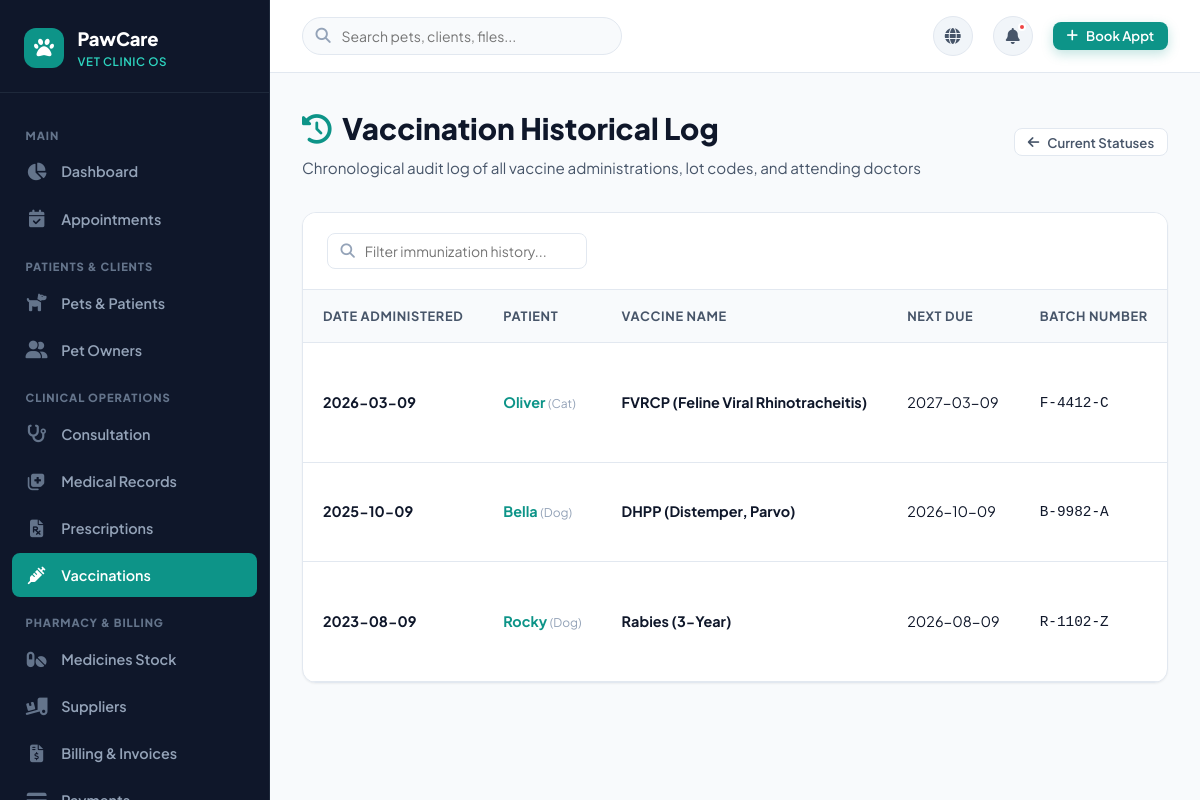
The page /vaccinations/history (signed in) on the database its author committed.
### tables this page shows
CREATE TABLE vaccinations (
    id INTEGER PRIMARY KEY AUTOINCREMENT,
    pet_id INTEGER NOT NULL,
    vaccine_name VARCHAR(100) NOT NULL,
    administered_date DATE NOT NULL,
    next_due_date DATE NOT NULL,
    batch_number VARCHAR(50),
    veterinarian_name VARCHAR(100),
    status VARCHAR(20) DEFAULT 'up_to_date', -- 'up_to_date', 'due_soon', 'overdue'
    notes TEXT,
    created_at TIMESTAMP DEFAULT CURRENT_TIMESTAMP,
    FOREIGN KEY (pet_id) REFERENCES pets (id) ON DELETE CASCADE
);

CREATE TABLE pets (
    id INTEGER PRIMARY KEY AUTOINCREMENT,
    owner_id INTEGER NOT NULL,
    name VARCHAR(80) NOT NULL,
    species VARCHAR(50) NOT NULL, -- Dog, Cat, Bird, Rabbit, Reptile, etc.
    breed VARCHAR(80),
    gender VARCHAR(10) DEFAULT 'Unknown', -- Male, Female, Neutered Male, Spayed Female
    date_of_birth DATE,
    age_years INTEGER DEFAULT 0,
    weight REAL DEFAULT 0.0, -- in kg
    color VARCHAR(50),
    microchip_id VARCHAR(100),
    photo VARCHAR(255) DEFAULT 'default_pet.png',
    allergies TEXT,
    medical_notes TEXT,
    created_at TIMESTAMP DEFAULT CURRENT_TIMESTAMP,
    FOREIGN KEY (owner_id) REFERENCES owners (id) ON DELETE CASCADE
);

### app.py (the view)
@app.route('/vaccinations/history')
@login_required
def vaccination_history():
    db = get_db()
    history = db.execute("""
        SELECT v.*, p.name as pet_name, p.species, o.name as owner_name
        FROM vaccinations v
        JOIN pets p ON v.pet_id = p.id
        JOIN owners o ON p.owner_id = o.id
        ORDER BY v.administered_date DESC
    """).fetchall()
    return render_template('vaccination_history.html', history=history)

### app.py (called while the page is built)
def get_db():
    if 'db' not in g:
        g.db = sqlite3.connect(
            app.config['DATABASE'],
            detect_types=sqlite3.PARSE_DECLTYPES
        )
        g.db.row_factory = sqlite3.Row
        g.db.execute("PRAGMA foreign_keys = ON;")
    return g.db

def init_db():
    db = get_db()
    cur = db.cursor()
    cur.execute("SELECT name FROM sqlite_master WHERE type='table' AND name='users';")
    if cur.fetchone() is None:
        if os.path.exists(app.config['SQL_SCHEMA']):
            with open(app.config['SQL_SCHEMA'], mode='r', encoding='utf-8') as f:
                db.cursor().executescript(f.read())
            db.commit()

@app.before_request
def setup_database_if_needed():
    init_db()

def login_required(view):
    from functools import wraps
    @wraps(view)
    def wrapped_view(**kwargs):
        if 'user_id' not in session:
            flash('Please log in to access this page.', 'warning')
            return redirect(url_for('login', next=request.url))
        return view(**kwargs)
    return wrapped_view

### templates/vaccination_history.html (shortened to what this page needs)
{% extends "base.html" %}
{% block content %}
<div class="page-header">
  <div class="page-header-text">
    <h1><i class="fas fa-history" style="color: var(--primary);"></i> Vaccination Historical Log</h1>
    <p>Chronological audit log of all vaccine administrations, lot codes, and attending doctors</p>
  </div>
  <div class="page-actions">
    <a href="{{ url_for('vaccinations') }}" class="btn btn-secondary btn-sm">
      <i class="fas fa-arrow-left"></i> Current Statuses
    </a>
  </div>
</div>
<div class="table-wrapper">
  <div class="table-toolbar">
    <div class="table-search-box">
      <i class="fas fa-search"></i>
      <input type="text" placeholder="Filter immunization history..." class="table-search-input" data-table-id="vaxHistoryTable">
    </div>
  </div>
  {% if history %}
  <div class="table-responsive">
    <table class="custom-table" id="vaxHistoryTable">
      <thead>
        <tr>
          <th>Date Administered</th>
          <th>Patient</th>
          <th>Vaccine Name</th>
          <th>Next Due</th>
          <th>Batch Number</th>
        </tr>
      </thead>
      <tbody>
        {% for v in history %}
        <tr>
          <td><strong>{{ v.administered_date }}</strong></td>
          <td>
            <a href="{{ url_for('pet_details', id=v.pet_id) }}" style="font-weight: 700; color: var(--primary);">
              {{ v.pet_name }}
            </a>
            <span style="font-size: 0.75rem; color: var(--text-muted);">({{ v.species }})</span>
          </td>
          <td><strong>{{ v.vaccine_name }}</strong></td>
          <td>{{ v.next_due_date }}</td>
          <td><code>{{ v.batch_number or '-' }}</code></td>
        </tr>
        {% endfor %}
      </tbody>
    </table>
  </div>
  {% else %}
  <div class="empty-state">
    <i class="fas fa-history"></i>
    <h4>No Vaccination History Found</h4>
    <p>Records of administered vaccines will be archived here.</p>
  </div>
  {% endif %}
</div>
{% endblock %}

### static/css/style.css (style rules this page uses)
:root { --primary: #0d9488; --primary-hover: #0f766e; --primary-light: #ccfbf1; --primary-dark: #115e59; --secondary: #6366f1; --secondary-light: #e0e7ff; --accent: #f59e0b; --accent-light: #fef3c7; --success: #10b981; --success-light: #d1fae5; --danger: #ef4444; --danger-light: #fee2e2; --warning: #f59e0b; --info: #0284c7; --info-light: #e0f2fe; --bg-main: #f8fafc; --bg-card: #ffffff; --bg-sidebar: #0f172a; --bg-subtle: #f1f5f9; --text-primary: #0f172a; --text-secondary: #475569; --text-muted: #94a3b8; --text-light: #f8fafc; --border-color: #e2e8f0; --border-radius-sm: 8px; --border-radius-md: 14px; --border-radius-lg: 20px; --border-radius-full: 9999px; --shadow-sm: 0 1px 2px 0 rgba(0, 0, 0, 0.05); --shadow-md: 0 4px 6px -1px rgba(0, 0, 0, 0.07), 0 2px 4px -1px rgba(0, 0, 0, 0.04); --shadow-lg: 0 10px 15px -3px rgba(0, 0, 0, 0.08), 0 4px 6px -2px rgba(0, 0, 0, 0.04); --shadow-xl: 0 20px 25px -5px rgba(0, 0, 0, 0.1), 0 10px 10px -5px rgba(0, 0, 0, 0.04); --transition: all 0.25s cubic-bezier(0.4, 0, 0.2, 1); }
* { margin: 0; padding: 0; box-sizing: border-box; }
body { font-family: 'Plus Jakarta Sans', -apple-system, BlinkMacSystemFont, sans-serif; background-color: var(--bg-main); color: var(--text-primary); line-height: 1.6; overflow-x: hidden; }
a { color: inherit; text-decoration: none; transition: var(--transition); }
.btn { display: inline-flex; align-items: center; justify-content: center; gap: 0.5rem; font-weight: 600; font-size: 0.925rem; padding: 0.65rem 1.35rem; border-radius: var(--border-radius-md); border: 1px solid transparent; cursor: pointer; transition: var(--transition); line-height: 1; }
.btn-secondary { background-color: #ffffff; color: var(--text-secondary); border: 1px solid var(--border-color); }
.btn-sm { padding: 0.4rem 0.8rem; font-size: 0.825rem; border-radius: var(--border-radius-sm); }

### static/css/dashboard.css (style rules this page uses)
.page-header { display: flex; align-items: center; justify-content: space-between; margin-bottom: 2rem; flex-wrap: wrap; gap: 1rem; }
.page-header-text h1 { font-size: 1.85rem; font-weight: 800; color: var(--text-primary); display: flex; align-items: center; gap: 0.65rem; }
.page-header-text p { color: var(--text-secondary); font-size: 0.95rem; margin-top: 0.2rem; }
.page-actions { display: flex; align-items: center; gap: 0.75rem; }

### static/css/tables.css (style rules this page uses)
.table-wrapper { background: #ffffff; border-radius: var(--border-radius-md); border: 1px solid var(--border-color); box-shadow: var(--shadow-sm); overflow: hidden; margin-bottom: 2rem; }
.table-toolbar { padding: 1.25rem 1.5rem; display: flex; align-items: center; justify-content: space-between; border-bottom: 1px solid var(--border-color); background: #ffffff; flex-wrap: wrap; gap: 1rem; }
.table-search-box { position: relative; min-width: 260px; }
.table-search-box i { position: absolute; left: 0.85rem; top: 50%; transform: translateY(-50%); color: var(--text-muted); font-size: 0.9rem; }
.table-search-box input { width: 100%; padding: 0.5rem 0.85rem 0.5rem 2.3rem; border: 1.5px solid var(--border-color); border-radius: var(--border-radius-sm); font-size: 0.875rem; font-family: inherit; transition: var(--transition); }
.table-responsive { width: 100%; overflow-x: auto; -webkit-overflow-scrolling: touch; }
.custom-table { width: 100%; border-collapse: collapse; text-align: left; font-size: 0.9rem; }
.custom-table th { background-color: #f8fafc; color: var(--text-secondary); font-weight: 700; font-size: 0.8rem; text-transform: uppercase; letter-spacing: 0.05em; padding: 1rem 1.25rem; border-bottom: 1px solid var(--border-color); white-space: nowrap; }
.custom-table td { padding: 1rem 1.25rem; border-bottom: 1px solid var(--border-color); color: var(--text-primary); vertical-align: middle; white-space: nowrap; }
.custom-table tbody tr { transition: var(--transition); }

### rows shown on the page
vaccinations: administered_date "2026-03-09", pet_name "Oliver", species "Cat", vaccine_name "FVRCP (Feline Viral Rhinotracheitis)", next_due_date "2027-03-09", batch_number "F-4412-C"
vaccinations: administered_date "2025-10-09", pet_name "Bella", species "Dog", vaccine_name "DHPP (Distemper, Parvo)", next_due_date "2026-10-09", batch_number "B-9982-A"
vaccinations: administered_date "2023-08-09", pet_name "Rocky", species "Dog", vaccine_name "Rabies (3-Year)", next_due_date "2026-08-09", batch_number "R-1102-Z"
